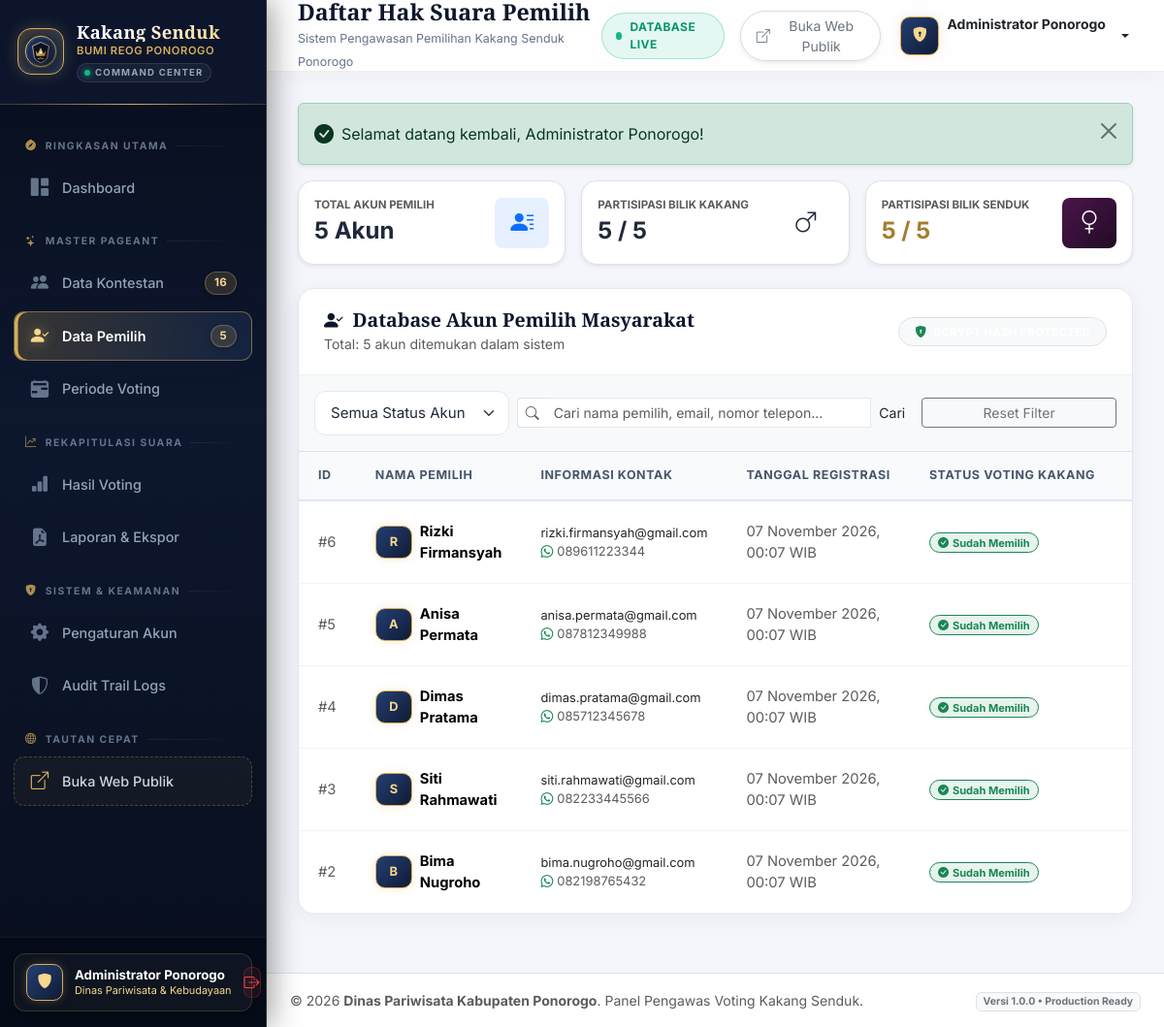
/admin/pemilih.php (signed in), run on the app's committed database.
### tables this page shows
CREATE TABLE `users` (
    `id` INT AUTO_INCREMENT PRIMARY KEY,
    `nama` VARCHAR(100) NOT NULL,
    `email` VARCHAR(100) NOT NULL UNIQUE,
    `no_hp` VARCHAR(20) NOT NULL,
    `password` VARCHAR(255) NOT NULL,
    `role` ENUM('admin', 'pemilih') NOT NULL DEFAULT 'pemilih',
    `status` ENUM('aktif', 'nonaktif') NOT NULL DEFAULT 'aktif',
    `created_at` DATETIME NOT NULL DEFAULT CURRENT_TIMESTAMP,
    `updated_at` DATETIME NULL ON UPDATE CURRENT_TIMESTAMP,
    INDEX `idx_users_role_status` (`role`, `status`),
    INDEX `idx_users_email` (`email`)
);

### admin/pemilih.php (the view, shortened to what this page needs)
<?php
require_once __DIR__ . '/../config/koneksi.php';
require_once __DIR__ . '/../includes/functions.php';
$filter_status = trim($_GET['status'] ?? 'all');
$search = trim($_GET['q'] ?? '');
$voters_list = [];
$active_periode = get_active_periode($pdo);
$p_id = $active_periode['id'] ?? 0;
$tot_pemilih = 0;
$tot_voted_kakang = 0;
$tot_voted_senduk = 0;
if ($pdo) {
    try {
        $tot_pemilih = (int)$pdo->query("SELECT COUNT(*) FROM users WHERE role = 'pemilih'")->fetchColumn();
        if ($p_id > 0) {
            $tot_voted_kakang = (int)$pdo->query("SELECT COUNT(DISTINCT user_id) FROM voting WHERE periode_voting_id = {$p_id} AND kategori = 'Kakang'")->fetchColumn();
            $tot_voted_senduk = (int)$pdo->query("SELECT COUNT(DISTINCT user_id) FROM voting WHERE periode_voting_id = {$p_id} AND kategori = 'Senduk'")->fetchColumn();
        }
        $sql = "
            SELECT
                u.id, u.nama, u.email, u.no_hp, u.status, u.created_at,
                (SELECT COUNT(*) FROM voting v WHERE v.user_id = u.id AND v.periode_voting_id = :p_id AND v.kategori = 'Kakang') AS vote_kakang,
                (SELECT COUNT(*) FROM voting v WHERE v.user_id = u.id AND v.periode_voting_id = :p_id AND v.kategori = 'Senduk') AS vote_senduk
            FROM users u
            WHERE u.role = 'pemilih'
        ";
        $params = [':p_id' => $p_id];
        $sql .= " ORDER BY u.id DESC";
        $stmt = $pdo->prepare($sql);
        $stmt->execute($params);
        $voters_list = $stmt->fetchAll();
    } catch (PDOException $e) {
        error_log("Error in admin pemilih.php: " . $e->getMessage());
    }
}
require_once __DIR__ . '/../includes/admin-header.php';
require_once __DIR__ . '/../includes/admin-sidebar.php';
?>
<div class="admin-content">
  <?= display_flash() ?>
  <div class="row g-3 mb-4">
    <div class="col-md-4">
      <div class="p-3 bg-white rounded-4 border shadow-sm d-flex align-items-center justify-content-between">
        <div>
          <small class="text-muted fw-bold text-uppercase d-block" style="font-size: 0.72rem;">Total Akun Pemilih</small>
          <span class="fs-4 fw-bold text-navy"><?= number_format($tot_pemilih, 0, ',', '.') ?> Akun</span>
        </div>
        <div class="p-2 rounded-3 bg-primary bg-opacity-10 text-primary fs-4 px-3">
          <i class="bi bi-person-lines-fill"></i>
        </div>
      </div>
    </div>
    <div class="col-md-4">
      <div class="p-3 bg-white rounded-4 border shadow-sm d-flex align-items-center justify-content-between">
        <div>
          <small class="text-muted fw-bold text-uppercase d-block" style="font-size: 0.72rem;">Partisipasi Bilik Kakang</small>
          <span class="fs-4 fw-bold text-navy"><?= $tot_voted_kakang ?> / <?= $tot_pemilih ?></span>
        </div>
        <div class="p-2 rounded-3 bg-navy text-gold fs-4 px-3">
          <i class="bi bi-gender-male"></i>
        </div>
      </div>
    </div>
    <div class="col-md-4">
      <div class="p-3 bg-white rounded-4 border shadow-sm d-flex align-items-center justify-content-between">
        <div>
          <small class="text-muted fw-bold text-uppercase d-block" style="font-size: 0.72rem;">Partisipasi Bilik Senduk</small>
          <span class="fs-4 fw-bold" style="color: #A67C2E;"><?= $tot_voted_senduk ?> / <?= $tot_pemilih ?></span>
        </div>
        <div class="p-2 rounded-3 text-white fs-4 px-3" style="background: linear-gradient(135deg, #4A154B, #220B24);">
          <i class="bi bi-gender-female"></i>
        </div>
      </div>
    </div>
  </div>
  <div class="admin-card">
    <div class="admin-card-header d-flex flex-column flex-md-row justify-content-between align-items-md-center gap-3">
      <div>
        <h5 class="admin-card-title"><i class="bi bi-person-check-fill text-gold"></i> Database Akun Pemilih Masyarakat</h5>
        <small class="text-muted">Total: <?= count($voters_list) ?> akun ditemukan dalam sistem</small>
      </div>
      <div>
        <span class="badge bg-light text-navy border px-3 py-2 rounded-pill font-mono">
          <i class="bi bi-shield-lock-fill text-success me-1"></i> BCRYPT HASH PROTECTED
        </span>
      </div>
    </div>
    <div class="p-3 bg-light border-bottom">
      <form action="" method="GET" class="row g-2 align-items-center">
        <div class="col-md-3">
          <select name="status" class="form-select form-select-sm" onchange="this.form.submit()">
            <option value="all" <?= $filter_status === 'all' ? 'selected' : '' ?>>Semua Status Akun</option>
          </select>
        </div>
        <div class="col-md-6">
          <div class="input-group input-group-sm">
            <span class="input-group-text bg-white border-end-0 text-muted"><i class="bi bi-search"></i></span>
            <input type="text" name="q" class="form-control border-start-0" placeholder="Cari nama pemilih, email, nomor telepon..." value="<?= escape($search) ?>">
            <button class="btn btn-navy" type="submit">Cari</button>
          </div>
        </div>
        <div class="col-md-3 text-md-end">
          <a href="<?= BASE_URL ?>admin/pemilih.php" class="btn btn-outline-secondary btn-sm w-100">Reset Filter</a>
        </div>
      </form>
    </div>
    <div class="admin-card-body p-0">
      <div class="table-responsive">
        <table class="table table-custom mb-0">
          <thead>
            <tr>
              <th style="width: 70px;">ID</th>
              <th>Nama Pemilih</th>
              <th>Informasi Kontak</th>
              <th>Tanggal Registrasi</th>
              <th>Status Voting Kakang</th>
              <th>Status Voting Senduk</th>
            </tr>
          </thead>
          <tbody>
            <?php if (!empty($voters_list)): ?>
              <?php foreach ($voters_list as $v): ?>
                <tr>
                  <td class="text-muted font-mono small">#<?= $v['id'] ?></td>
                  <td>
                    <div class="d-flex align-items-center gap-2">
                      <div class="admin-sidebar-avatar" style="width: 34px; height: 34px; font-size: 0.8rem;">
                        <?= strtoupper(substr($v['nama'], 0, 1)) ?>
                      </div>
                      <span class="fw-bold text-navy"><?= escape($v['nama']) ?></span>
                    </div>
                  </td>
                  <td>
                    <div class="small text-dark"><?= escape($v['email']) ?></div>
                    <div class="small text-muted font-mono"><i class="bi bi-whatsapp text-success me-1"></i><?= escape($v['no_hp']) ?></div>
                  </td>
                  <td class="text-muted small font-mono">
                    <?= format_tanggal_indo($v['created_at']) ?>
                  </td>
                  <td>
                    <?php if ($v['vote_kakang'] > 0): ?>
                      <span class="badge bg-success bg-opacity-10 text-success border border-success px-2 py-1 rounded-pill">
                        <i class="bi bi-check-circle-fill me-1"></i>Sudah Memilih
                      </span>
                    <?php else: ?>
                      <span class="badge bg-light text-muted border px-2 py-1 rounded-pill">Belum Memilih</span>
                    <?php endif; ?>
                  </td>
                  <td>
                  </td>
                </tr>
              <?php endforeach; ?>
            <?php endif; ?>
          </tbody>
        </table>
      </div>
    </div>
  </div>
</div>
<?php require_once __DIR__ . '/../includes/admin-footer.php'; ?>

### data on the page
users: id "6", nama "R", nama "Rizki Firmansyah", email "rizki.firmansyah@gmail.com", no_hp "089611223344", created_at "07 November 2026, 00:07 WIB"
users: id "5", nama "A", nama "Anisa Permata", email "anisa.permata@gmail.com", no_hp "087812349988", created_at "07 November 2026, 00:07 WIB"
users: id "4", nama "D", nama "Dimas Pratama", email "dimas.pratama@gmail.com", no_hp "085712345678", created_at "07 November 2026, 00:07 WIB"
users: id "3", nama "S", nama "Siti Rahmawati", email "siti.rahmawati@gmail.com", no_hp "082233445566", created_at "07 November 2026, 00:07 WIB"
users: id "2", nama "B", nama "Bima Nugroho", email "bima.nugroho@gmail.com", no_hp "082198765432", created_at "07 November 2026, 00:07 WIB"

### other printed values
$_SESSION['user_nama'] "Administrator Ponorogo"
$sb_kontestan_count "16"
$sb_pemilih_count "5"
$message "Selamat datang kembali, Administrator Ponorogo!"
$tot_pemilih "5"
$tot_voted_kakang "5"
$tot_voted_senduk "5"
count($voters_list) "5"
